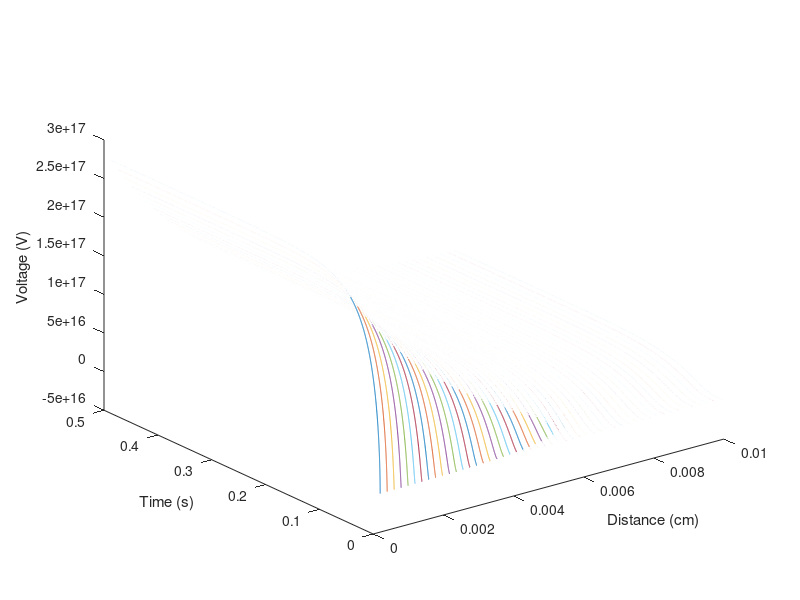

Write MATLAB code to recreate this figure.
%{
Next, write a program that creates a set of
equations for a tube of N sections (nodes)? 
Perhaps specified as length X meters, divided
up into N sections? Hint: write code that
creates a zero matrix, then populate the
tri-diagonal using for loops. Then, add code
for the end nodes. Also add a nernst for
Chloride, Ecl = -60e-3 % volts Start your
simulation at -60 millivolts at all nodes.
Choose some value of nodes N, above 10, to show
your results.
%}

L = 0.01;
Rcl = 15e3;
Ri = 470;
C = 3e-6;
Io = 1e-9; 
radius = 0.8e-6;
go = 0;
Ecl = -60e-3;
N = 50;
nodeL = L/N;
Gcl = 1/Rcl;
Gi = 1/Ri;
SA=2*pi*radius*nodeL;
CA=pi*radius^2;
Cnode = SA*C;
Gnode = SA*Gcl;
Ginode = 1/((nodeL*Ri)/(pi*radius^2));
t = 0:1e-5:0.5;
V = Ecl * ones(N,1);
B = Gcl*Ecl*ones(N,1); 
B(1) = B(1) + Io/(Cnode);
G = zeros(N,N);
G(1,1) = -Gnode-Ginode;
G(1,2) = Ginode;
G(N,N-1) = Ginode;
G(N,N) = -Gnode-Ginode-go;
for i = 2 : N-1
 G(i,i) = (-Gnode-2*Ginode); 
 G(i, i+1) = Ginode;
 G(i, i-1) = Ginode;
end
[t,V] = ode23(@(t,V)((1/Cnode)*(G*V + B)),[t(1), t(end)],V);
for j = 1 : length(G)
 for i = 1 : length(V)
 distance(i) = j*nodeL;
 end
 plot3(distance,t,V(:,j));
 hold on;
end
xlabel("Distance (cm)");
ylabel("Time (s)");
zlabel("Voltage (V)");